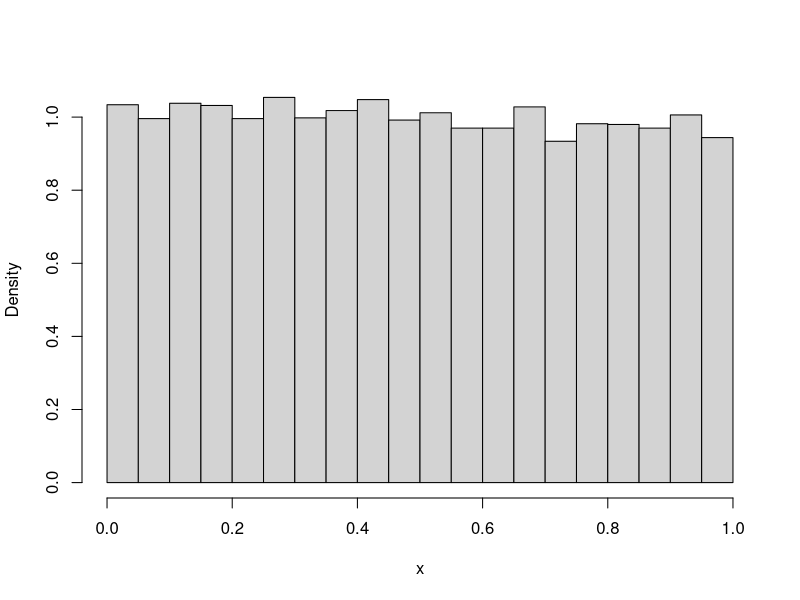
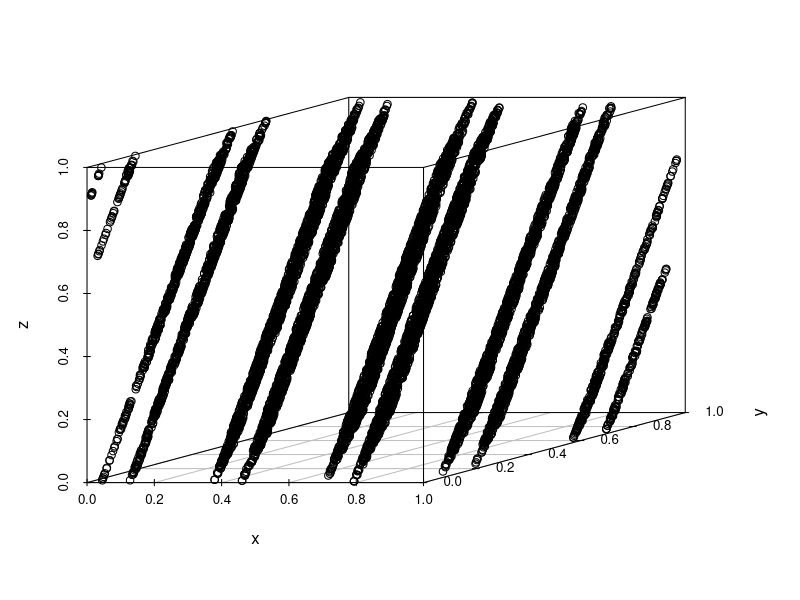

R code for these plots, in order:
#linear congruential random number generator
rrandu <- function(n){
  x0 <- 5
  M <- 2^21
  a <- 65539
  x <- x0
  for(i in c(1:n)){
    x[i+1] <- (a*x[i]) %% M
  }
  return (x/(M+1))
}


#histo
x <- rrandu(10000)
idx <- c(1:9998)
hist(x, main="", freq=FALSE)
#calculate mean and variance
cat("mean value is",mean(x))
cat("\nvariance is",var(x))

#scatterplot 3 dim.
#points not uniformly distributed

library(scatterplot3d)
scatterplot3d(x=x[idx], y=x[idx+1], z=x[idx+2], angle=20,
              xlab="x", ylab="y", zlab="z")
